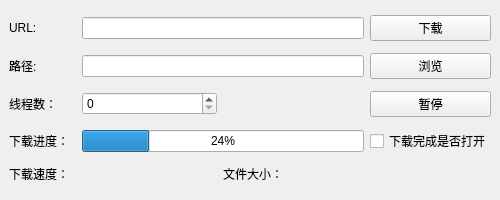
<?xml version="1.0" encoding="UTF-8"?>
<ui version="4.0">
 <class>MainWindow</class>
 <widget class="QMainWindow" name="MainWindow">
  <property name="geometry">
   <rect>
    <x>0</x>
    <y>0</y>
    <width>500</width>
    <height>200</height>
   </rect>
  </property>
  <property name="sizePolicy">
   <sizepolicy hsizetype="Preferred" vsizetype="Preferred">
    <horstretch>0</horstretch>
    <verstretch>0</verstretch>
   </sizepolicy>
  </property>
  <property name="minimumSize">
   <size>
    <width>500</width>
    <height>200</height>
   </size>
  </property>
  <property name="maximumSize">
   <size>
    <width>500</width>
    <height>200</height>
   </size>
  </property>
  <property name="windowTitle">
   <string>MainWindow</string>
  </property>
  <widget class="QWidget" name="centralwidget">
   <property name="minimumSize">
    <size>
     <width>500</width>
     <height>200</height>
    </size>
   </property>
   <property name="maximumSize">
    <size>
     <width>500</width>
     <height>200</height>
    </size>
   </property>
   <layout class="QHBoxLayout" name="horizontalLayout">
    <item>
     <layout class="QGridLayout" name="gridLayout">
      <item row="4" column="1" colspan="2">
       <widget class="QLabel" name="m_pLbSpeed">
        <property name="sizePolicy">
         <sizepolicy hsizetype="Preferred" vsizetype="Preferred">
          <horstretch>0</horstretch>
          <verstretch>0</verstretch>
         </sizepolicy>
        </property>
        <property name="text">
         <string/>
        </property>
       </widget>
      </item>
      <item row="4" column="0">
       <widget class="QLabel" name="label_5">
        <property name="sizePolicy">
         <sizepolicy hsizetype="Preferred" vsizetype="Fixed">
          <horstretch>0</horstretch>
          <verstretch>0</verstretch>
         </sizepolicy>
        </property>
        <property name="text">
         <string>下载速度：</string>
        </property>
       </widget>
      </item>
      <item row="0" column="0">
       <widget class="QLabel" name="m_pLbURL">
        <property name="text">
         <string>URL:</string>
        </property>
       </widget>
      </item>
      <item row="3" column="5">
       <widget class="QCheckBox" name="m_pCheckBoxIsOpen">
        <property name="text">
         <string>下载完成是否打开</string>
        </property>
       </widget>
      </item>
      <item row="3" column="1" colspan="4">
       <widget class="QProgressBar" name="m_pProDown">
        <property name="value">
         <number>24</number>
        </property>
       </widget>
      </item>
      <item row="2" column="3" colspan="2">
       <spacer name="horizontalSpacer">
        <property name="orientation">
         <enum>Qt::Horizontal</enum>
        </property>
        <property name="sizeHint" stdset="0">
         <size>
          <width>81</width>
          <height>20</height>
         </size>
        </property>
       </spacer>
      </item>
      <item row="2" column="1" colspan="2">
       <widget class="QSpinBox" name="m_pSpinBoxThreadNum"/>
      </item>
      <item row="4" column="4" colspan="2">
       <widget class="QLabel" name="m_pLbFileSize">
        <property name="text">
         <string/>
        </property>
       </widget>
      </item>
      <item row="4" column="3">
       <widget class="QLabel" name="label_7">
        <property name="text">
         <string>文件大小：</string>
        </property>
       </widget>
      </item>
      <item row="0" column="5">
       <widget class="QPushButton" name="m_pBtnDown">
        <property name="text">
         <string>下载</string>
        </property>
       </widget>
      </item>
      <item row="1" column="1" colspan="4">
       <widget class="QLineEdit" name="m_pLePath"/>
      </item>
      <item row="1" column="5">
       <widget class="QPushButton" name="m_pBtnBrowse">
        <property name="text">
         <string>浏览</string>
        </property>
       </widget>
      </item>
      <item row="3" column="0">
       <widget class="QLabel" name="label_4">
        <property name="text">
         <string>下载进度：</string>
        </property>
       </widget>
      </item>
      <item row="0" column="1" colspan="4">
       <widget class="QLineEdit" name="m_pLeURL"/>
      </item>
      <item row="1" column="0">
       <widget class="QLabel" name="m_pLbPath">
        <property name="text">
         <string>路径:</string>
        </property>
       </widget>
      </item>
      <item row="2" column="5">
       <widget class="QPushButton" name="m_pBtnPause">
        <property name="text">
         <string>暂停</string>
        </property>
       </widget>
      </item>
      <item row="2" column="0">
       <widget class="QLabel" name="label_3">
        <property name="text">
         <string>线程数：</string>
        </property>
       </widget>
      </item>
     </layout>
    </item>
   </layout>
  </widget>
 </widget>
 <resources/>
 <connections/>
</ui>
